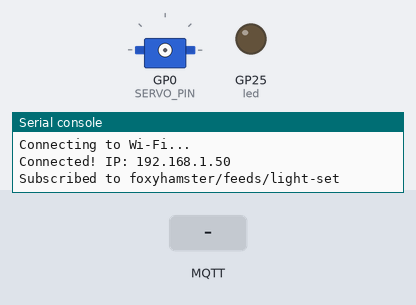
A program run on a simulated Raspberry Pi Pico running CircuitPython. Shown: servo, output pins drawn as LEDs (lit = HIGH), the last lines printed to the serial console. The test bench sets the inputs (shaded band). No MQTT or app messages arrive unless stated; values from a settings file that is not in the repository are placeholders.

Above: at 2.9 s.
3.0 s: MQTT message "ON" arrives on the first subscribed topic
At 4.2 s:
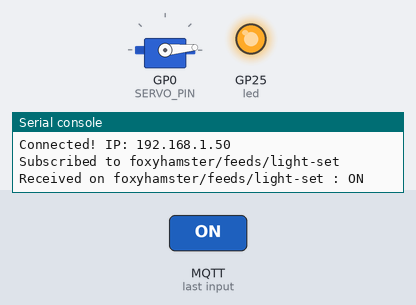
4.5 s: MQTT message "OFF" arrives on the first subscribed topic
At 5.5 s:
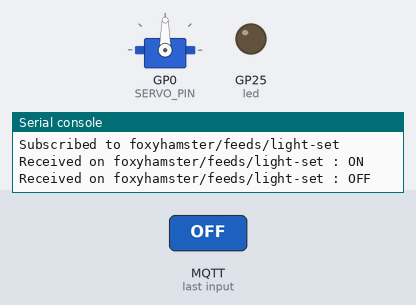
Timing chart, 0 to 7.5 s (numbered marks = the images above; inputs shaded):
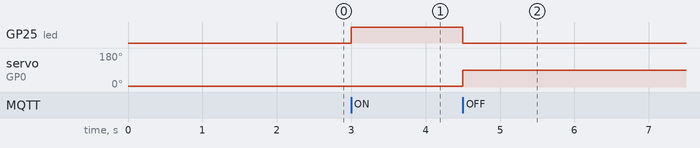

Measured:
- after the input at 3.0 s, GP25 (led): LOW → HIGH at once
- after the input at 4.5 s, GP25 (led): HIGH → LOW at once; servo on GP0 (SERVO_PIN): 5° → 90° at once

The program:

main2.py
```python
import time
import os
import board
import digitalio
import pwmio
import wifi
import socketpool
import adafruit_minimqtt.adafruit_minimqtt as MQTT
from adafruit_motor import servo

# ----------------- USER CONFIG ------------------
LED_PIN = board.LED        # Use the onboard LED, or change to your GPIO (e.g., board.GP15)
SERVO_PIN = board.GP0      # Change if your servo is on another pin

LIGHT_SET_TOPIC = "foxyhamster/feeds/light-set"
LIGHT_STATE_TOPIC = "yourusername/feeds/light-state"
# -----------------------------------------------

# ---- Hardware setup ----
led = digitalio.DigitalInOut(LED_PIN)
led.direction = digitalio.Direction.OUTPUT

pwm = pwmio.PWMOut(SERVO_PIN, duty_cycle=2 ** 15, frequency=50)
my_servo = servo.Servo(pwm)

# ---- Wi-Fi & MQTT Setup ----
print("Connecting to Wi-Fi...")
wifi.radio.connect(os.getenv("WIFI_SSID"), os.getenv("WIFI_PASSWORD"))
print("Connected! IP:", wifi.radio.ipv4_address)

pool = socketpool.SocketPool(wifi.radio)
mqtt_client = MQTT.MQTT(
    broker=os.getenv("MQTT_BROKER"),
    port=int(os.getenv("MQTT_PORT")),
    username=os.getenv("MQTT_USERNAME"),
    password=os.getenv("MQTT_PASSWORD"),
    socket_pool=pool,
)
state = "OFF"

def on_message(client, topic, msg):
    global state
    print("Received on", topic, ":", msg)
    if topic == LIGHT_SET_TOPIC:
        if msg == "ON":
            led.value = True
            my_servo.angle = 5     # Adjust angle for "ON"
            state = "ON"
            mqtt_client.publish(LIGHT_STATE_TOPIC, "ON")
        elif msg == "OFF":
            led.value = False
            my_servo.angle = 90    # Adjust angle for "OFF"
            state = "OFF"
            mqtt_client.publish(LIGHT_STATE_TOPIC, "OFF")

mqtt_client.on_message = on_message
mqtt_client.connect()
mqtt_client.subscribe(LIGHT_SET_TOPIC)
print("Subscribed to", LIGHT_SET_TOPIC)

# ---- Main Loop ----
mqtt_client.publish(LIGHT_STATE_TOPIC, "OFF")  # Initial state

while True:
    mqtt_client.loop()
    time.sleep(0.1)
```
